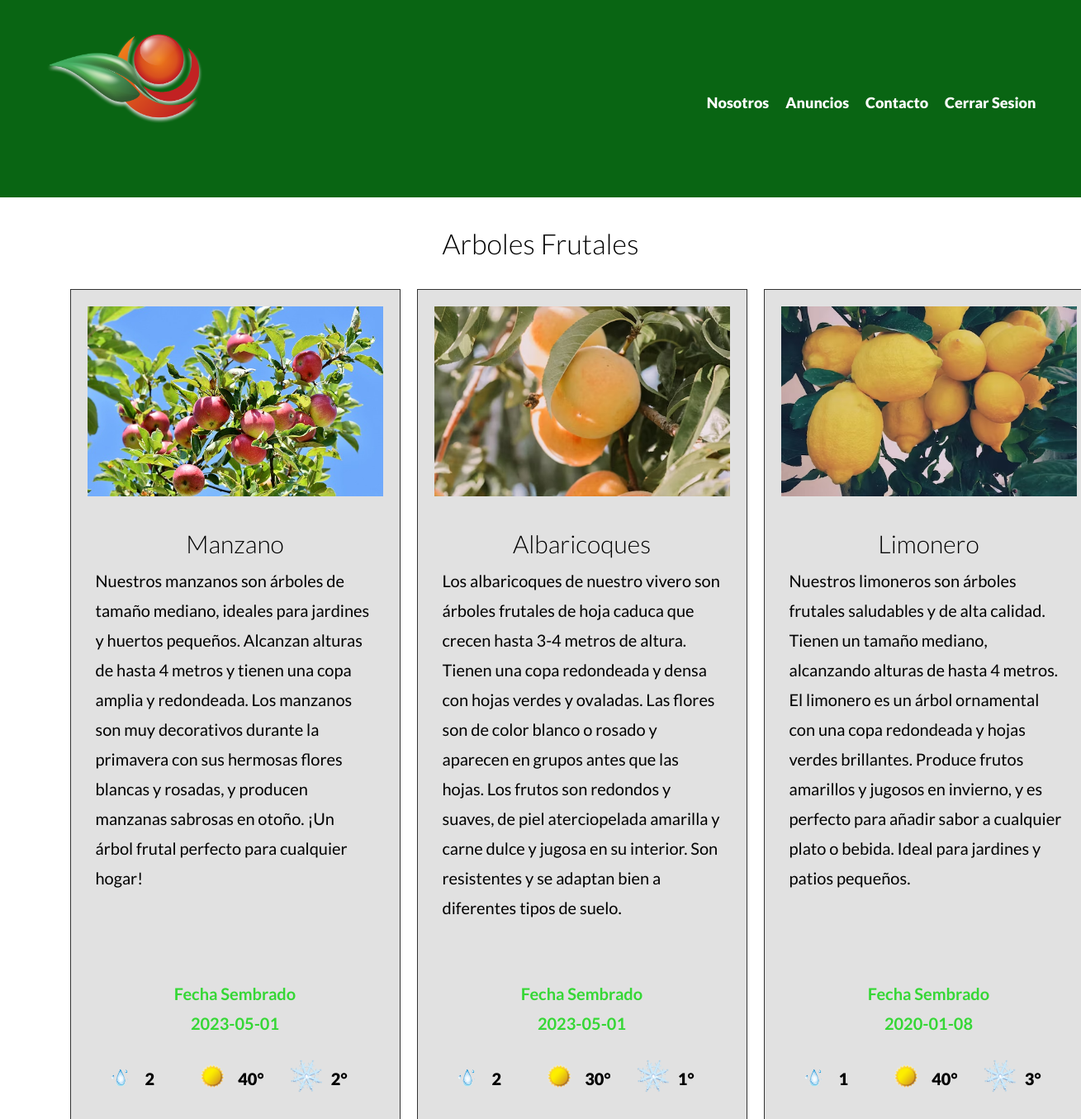
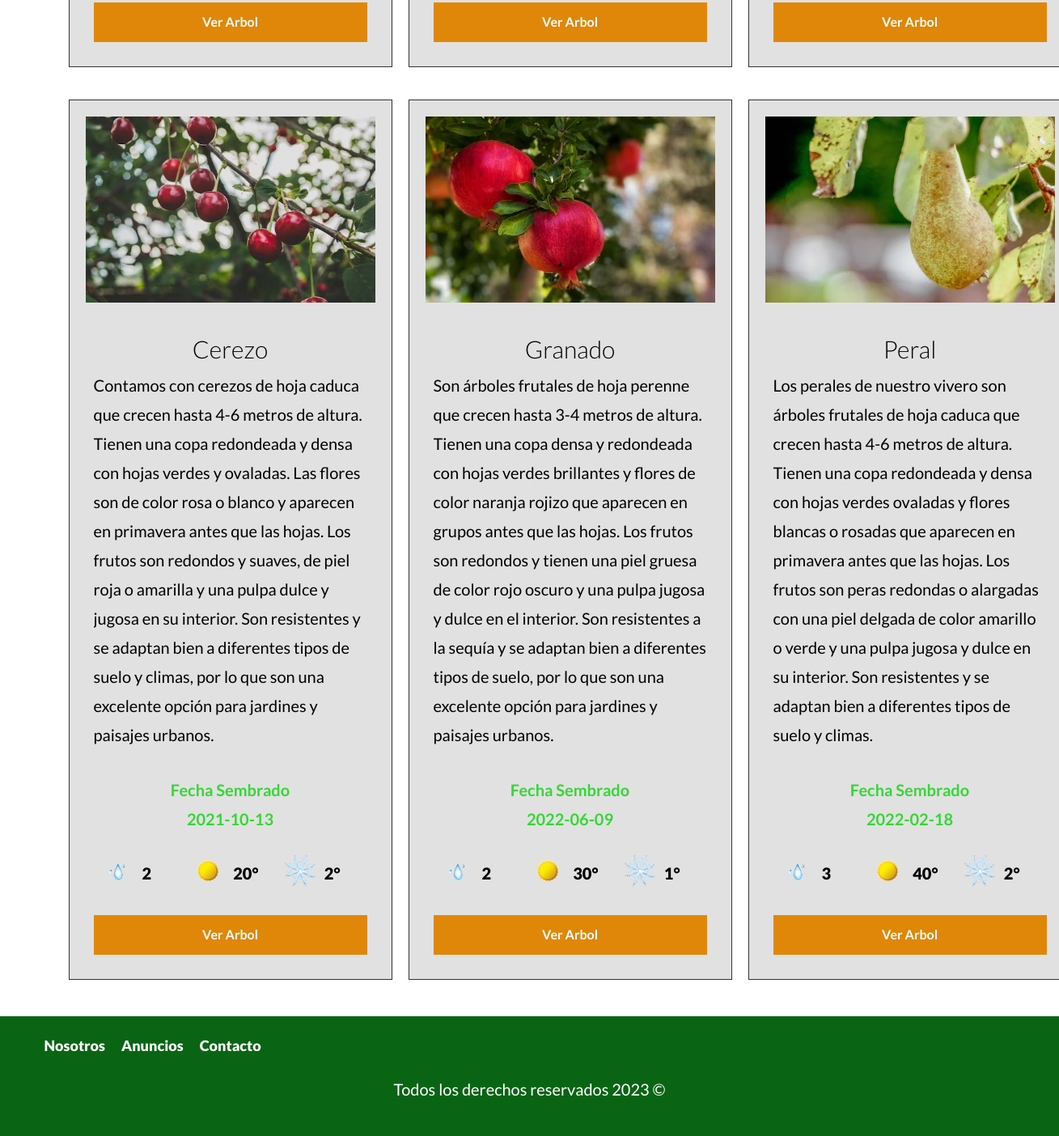
The page /anuncios.php (signed in) on the database its author committed (2 pictures, top to bottom).
### tables this page shows
CREATE TABLE `vivero` (
  `id` int(11) NOT NULL,
  `nombre` varchar(45) NOT NULL,
  `imagen` varchar(200) NOT NULL,
  `descripcion` varchar(600) NOT NULL,
  `sol` int(3) NOT NULL,
  `agua` int(1) NOT NULL,
  `frio` int(3) NOT NULL,
  `fechaSembrado` date NOT NULL
);

### src/includes/templates/anuncios.php (the view, shortened to what this page needs)
<?php
$db = conectarDB();
$query = "SELECT * FROM  vivero LIMIT ${limite}";
$resultado  = mysqli_query($db,$query);
?>
<div class="contenedor-anuncios">
    <?php while($arbol = mysqli_fetch_assoc($resultado)): ?>
            <div class="anuncio">
                <img src="/imagenes/<?php echo $arbol['imagen']; ?>" alt="manzano">
                <div class="contenido-anuncio">
                    <h3><?php echo $arbol['nombre']; ?></h3>
                    <p class="parraf"><?php echo $arbol['descripcion']; ?></p>
                    <p  class="fecha">Fecha Sembrado<br> <?php echo $arbol['fechaSembrado']; ?></p>
                    <ul class="iconos-caracteristicas">
                        <li>
                            <img src="/build/img/gotaIcono.png" alt="" loading="lazy">
                            <p><?php echo $arbol['agua'];?></p>
                        </li>
                        <li>
                            <img src="/build/img/solIcono.png" alt="" loading="lazy">
                            <p><?php echo $arbol['sol'];?>°</p>
                        </li>
                        <li>
                            <img src="/build/img/copo.png" alt="" loading="lazy">
                            <p><?php echo $arbol['frio'];?>°</p>
                        </li>
                    </ul>
                    <a href="anuncio.php?id=<?php echo $arbol['id'];?>" class="boton boton-amarillo-block">
                        Ver Arbol
                    </a>
                </div>
            </div>
        <?php endwhile; ?>
        </div>

### build/css/app.css (style rules this page uses)
html { -webkit-text-size-adjust:100%;line-height:1.15 }
body { margin:0 }
a { background-color:transparent }
img { border-style:none }
html { box-sizing:border-box;font-size:62.5% }
*,:after,:before { box-sizing:inherit }
body { font-family:Lato,sans-serif;font-size:1.6rem;line-height:1.8 }
p { color:#000;font-size:2rem }
a { text-decoration:none }
img,picture { display:block;width:100% }
h1,h2,h3 { font-family:Lato,sans-serif;font-weight:300;margin:2.5rem 0;text-align:center }
h3 { font-size:3rem }
.boton-amarillo-block { background-color:#e08709;border:none;color:#fff;display:block;font-weight:700;margin-top:2.5rem;padding:1rem 3rem;text-align:center;text-decoration:none }
@media (min-width:768px) { .contenedor-anuncios { display:grid;gap:2rem;grid-template-columns:repeat(3,1fr) } }
.anuncio { background-color:#e1e1e1;border:1px solid #333;margin-bottom:2rem;overflow:hidden;padding:1rem;width:40rem }
.anuncio img { height:25rem;margin-bottom:0;-o-object-fit:cover;object-fit:cover;padding:1rem }
.anuncio .contenido-anuncio { padding:2rem }
.anuncio .contenido-anuncio p { overflow:hidden;text-overflow:ellipsis }
.anuncio .contenido-anuncio .parraf { height:48rem;text-align:left }
.anuncio h3,.anuncio p { margin:0;overflow-wrap:break-word }
.anuncio .fecha { color:#35d735;font-size:2rem;font-weight:700;margin-top:2rem;text-align:center }
.iconos-caracteristicas { display:flex;list-style:none;max-width:50rem;padding:0 }
.iconos-caracteristicas li { display:flex;flex:1 }
.iconos-caracteristicas img { flex:0 0 6rem;height:6rem;margin-right:0 rem }
.iconos-caracteristicas p { font-weight:900;margin-top:1.5rem }
img { height:50rem;margin-bottom:5rem }

### rows shown on the page
vivero: imagen (picture), nombre "Manzano", descripcion "Nuestros manzanos son árboles de tamaño mediano, ideales para jardines y huertos pequeños. Alcanzan alturas de hasta 4 metros y tienen una copa amplia y redondeada. Los manzanos son muy decorativos durante la primavera con sus hermosas flores blancas y rosadas, y producen manzanas sabrosas en otoño. ¡Un árbol frutal perfecto para cualquier hogar!", fechaSembrado "2023-05-01", agua "2", sol "40", frio "2"
vivero: imagen (picture), nombre "Albaricoques", descripcion "Los albaricoques de nuestro vivero son árboles frutales de hoja caduca que crecen hasta 3-4 metros de altura. Tienen una copa redondeada y densa con hojas verdes y ovaladas. Las flores son de color blanco o rosado y aparecen en grupos antes que las hojas. Los frutos son redondos y suaves, de piel aterciopelada amarilla y carne dulce y jugosa en su interior. Son resistentes y se adaptan bien a diferentes tipos de suelo.", fechaSembrado "2023-05-01", agua "2", sol "30", frio "1"
vivero: imagen (picture), nombre "Limonero", descripcion "Nuestros limoneros son árboles frutales saludables y de alta calidad. Tienen un tamaño mediano, alcanzando alturas de hasta 4 metros. El limonero es un árbol ornamental con una copa redondeada y hojas verdes brillantes. Produce frutos amarillos y jugosos en invierno, y es perfecto para añadir sabor a cualquier plato o bebida. Ideal para jardines y patios pequeños.", fechaSembrado "2020-01-08", agua "1", sol "40", frio "3"
vivero: imagen (picture), nombre "Cerezo", descripcion "Contamos con cerezos de hoja caduca que crecen hasta 4-6 metros de altura. Tienen una copa redondeada y densa con hojas verdes y ovaladas. Las flores son de color rosa o blanco y aparecen en primavera antes que las hojas. Los frutos son redondos y suaves, de piel roja o amarilla y una pulpa dulce y jugosa en su interior. Son resistentes y se adaptan bien a diferentes tipos de suelo y climas, por lo que son una excelente opción para jardines y paisajes urbanos.", fechaSembrado "2021-10-13", agua "2", sol "20", frio "2"
vivero: imagen (picture), nombre "Granado", descripcion "Son árboles frutales de hoja perenne que crecen hasta 3-4 metros de altura. Tienen una copa densa y redondeada con hojas verdes brillantes y flores de color naranja rojizo que aparecen en grupos antes que las hojas. Los frutos son redondos y tienen una piel gruesa de color rojo oscuro y una pulpa jugosa y dulce en el interior. Son resistentes a la sequía y se adaptan bien a diferentes tipos de suelo, por lo que son una excelente opción para jardines y paisajes urbanos.", fechaSembrado "2022-06-09", agua "2", sol "30", frio "1"
vivero: imagen (picture), nombre "Peral", descripcion "Los perales de nuestro vivero son árboles frutales de hoja caduca que crecen hasta 4-6 metros de altura. Tienen una copa redondeada y densa con hojas verdes ovaladas y flores blancas o rosadas que aparecen en primavera antes que las hojas. Los frutos son peras redondas o alargadas con una piel delgada de color amarillo o verde y una pulpa jugosa y dulce en su interior. Son resistentes y se adaptan bien a diferentes tipos de suelo y climas.", fechaSembrado "2022-02-18", agua "3", sol "40", frio "2"
